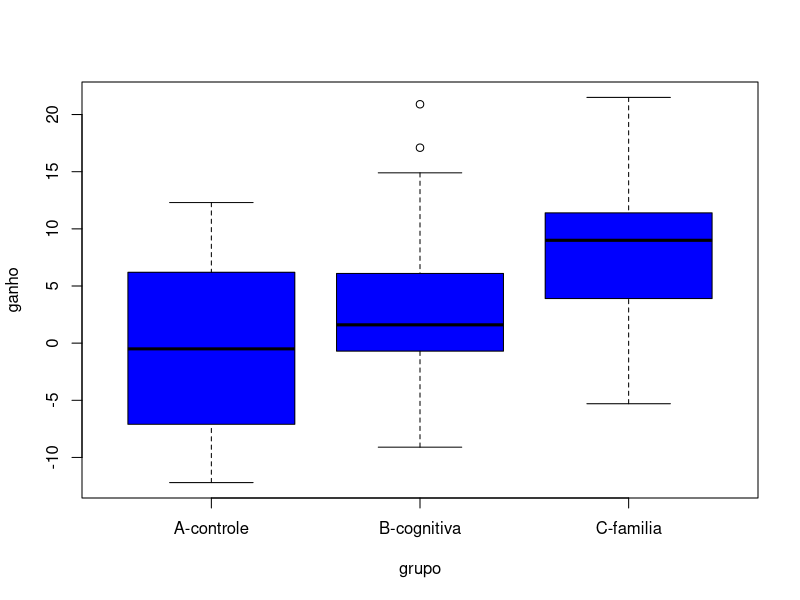
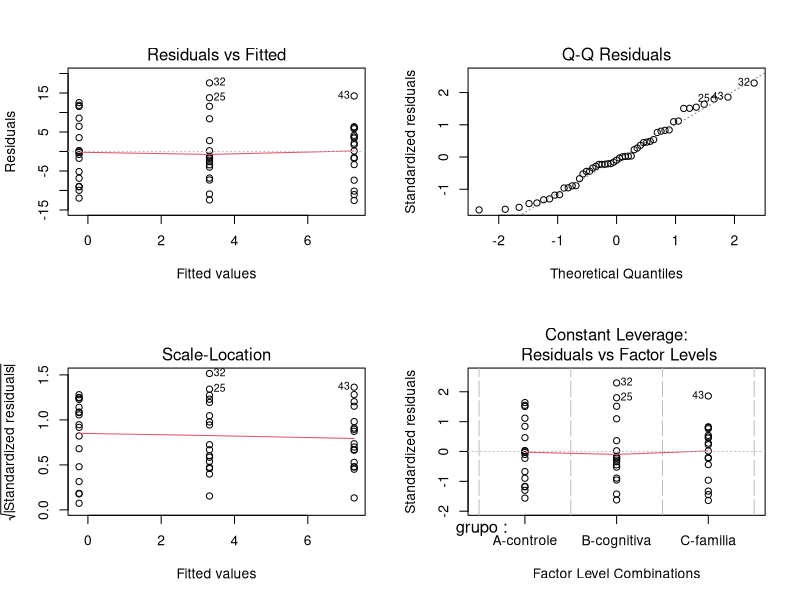

R code for these plots, in order:
## ---- chunk 1
#setwd(choose.dir())
dados = read.table("DadosAnorexia.txt",sep = "\t",header=TRUE)
library(knitr)
## ---- chunk 2
anorexia <- lm(ganho ~ grupo, data=dados)
tblanova <- anova(anorexia)
kable(tblanova)
## ---- chunk 3
sumario <- summary(anorexia)
a<- data.frame(sumario$coefficients)
kable(a)
## ---- chunk 4
Tal <- a$Estimate
estimativas<- c(Tal[1],Tal[2]+Tal[1],Tal[3]+Tal[1],(3*Tal[1]+Tal[2]+Tal[3])/3)
names(estimativas)<-c("A-controle","B-cognitiva","C-familia","Global")
#estimativas
## ---- chunk 5

media.grupo = aggregate(dados$ganho~dados$grupo, FUN = mean)
desvio.grupo = aggregate(dados$ganho~dados$grupo, FUN = sd)
tabd = data.frame(media.grupo,desvio.grupo$`dados$ganho`)
names(tabd) = c("grupo","media","desvio")
kable(tabd)

## ---- chunk 6

boxplot(ganho~grupo,data=dados,col="blue")

## ---- chunk 7
names(Tal)<-names(estimativas)<-c("A-controle","B-cognitiva","C-familia")
kable(Tal)
## ---- chunk 8
par(mfrow=c(2,2))
plot(anorexia)
